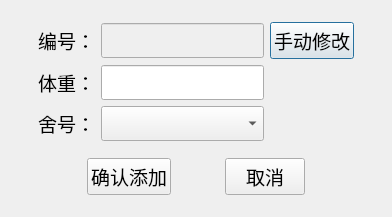
<?xml version="1.0" encoding="UTF-8"?>
<ui version="4.0">
 <class>AddGoatDialog</class>
 <widget class="QDialog" name="AddGoatDialog">
  <property name="geometry">
   <rect>
    <x>0</x>
    <y>0</y>
    <width>392</width>
    <height>217</height>
   </rect>
  </property>
  <property name="font">
   <font>
    <pointsize>16</pointsize>
   </font>
  </property>
  <property name="windowTitle">
   <string>添加奶山羊</string>
  </property>
  <layout class="QVBoxLayout" name="verticalLayout_2">
   <item>
    <layout class="QHBoxLayout" name="horizontalLayout_2">
     <item>
      <spacer name="horizontalSpacer_4">
       <property name="orientation">
        <enum>Qt::Horizontal</enum>
       </property>
       <property name="sizeHint" stdset="0">
        <size>
         <width>40</width>
         <height>20</height>
        </size>
       </property>
      </spacer>
     </item>
     <item>
      <layout class="QVBoxLayout" name="verticalLayout">
       <item>
        <spacer name="verticalSpacer">
         <property name="orientation">
          <enum>Qt::Vertical</enum>
         </property>
         <property name="sizeHint" stdset="0">
          <size>
           <width>20</width>
           <height>40</height>
          </size>
         </property>
        </spacer>
       </item>
       <item>
        <layout class="QGridLayout" name="gridLayout">
         <item row="0" column="1" colspan="2">
          <widget class="QLineEdit" name="goatIdLineEdit">
           <property name="enabled">
            <bool>false</bool>
           </property>
           <property name="font">
            <font>
             <family>微软雅黑</family>
             <pointsize>14</pointsize>
            </font>
           </property>
          </widget>
         </item>
         <item row="1" column="0">
          <widget class="QLabel" name="label_2">
           <property name="font">
            <font>
             <family>微软雅黑</family>
             <pointsize>14</pointsize>
            </font>
           </property>
           <property name="text">
            <string>体重：</string>
           </property>
           <property name="alignment">
            <set>Qt::AlignRight|Qt::AlignTrailing|Qt::AlignVCenter</set>
           </property>
          </widget>
         </item>
         <item row="0" column="3">
          <widget class="QPushButton" name="pushButton">
           <property name="font">
            <font>
             <family>微软雅黑</family>
             <pointsize>14</pointsize>
            </font>
           </property>
           <property name="text">
            <string>手动修改</string>
           </property>
          </widget>
         </item>
         <item row="0" column="0">
          <widget class="QLabel" name="label">
           <property name="font">
            <font>
             <family>微软雅黑</family>
             <pointsize>14</pointsize>
            </font>
           </property>
           <property name="text">
            <string>编号：</string>
           </property>
           <property name="alignment">
            <set>Qt::AlignRight|Qt::AlignTrailing|Qt::AlignVCenter</set>
           </property>
          </widget>
         </item>
         <item row="2" column="1" colspan="2">
          <widget class="QComboBox" name="houseIdComboBox">
           <property name="font">
            <font>
             <family>微软雅黑</family>
             <pointsize>14</pointsize>
            </font>
           </property>
          </widget>
         </item>
         <item row="2" column="0">
          <widget class="QLabel" name="label_3">
           <property name="font">
            <font>
             <family>微软雅黑</family>
             <pointsize>14</pointsize>
            </font>
           </property>
           <property name="text">
            <string>舍号：</string>
           </property>
           <property name="alignment">
            <set>Qt::AlignRight|Qt::AlignTrailing|Qt::AlignVCenter</set>
           </property>
          </widget>
         </item>
         <item row="1" column="1" colspan="2">
          <widget class="QLineEdit" name="weightLineEdit">
           <property name="font">
            <font>
             <family>微软雅黑</family>
             <pointsize>14</pointsize>
            </font>
           </property>
          </widget>
         </item>
        </layout>
       </item>
       <item>
        <spacer name="verticalSpacer_2">
         <property name="orientation">
          <enum>Qt::Vertical</enum>
         </property>
         <property name="sizeHint" stdset="0">
          <size>
           <width>20</width>
           <height>40</height>
          </size>
         </property>
        </spacer>
       </item>
       <item>
        <layout class="QHBoxLayout" name="horizontalLayout">
         <item>
          <spacer name="horizontalSpacer">
           <property name="orientation">
            <enum>Qt::Horizontal</enum>
           </property>
           <property name="sizeHint" stdset="0">
            <size>
             <width>40</width>
             <height>20</height>
            </size>
           </property>
          </spacer>
         </item>
         <item>
          <widget class="QPushButton" name="confirmButton">
           <property name="font">
            <font>
             <family>微软雅黑</family>
             <pointsize>14</pointsize>
            </font>
           </property>
           <property name="text">
            <string>确认添加</string>
           </property>
          </widget>
         </item>
         <item>
          <spacer name="horizontalSpacer_2">
           <property name="orientation">
            <enum>Qt::Horizontal</enum>
           </property>
           <property name="sizeHint" stdset="0">
            <size>
             <width>40</width>
             <height>20</height>
            </size>
           </property>
          </spacer>
         </item>
         <item>
          <widget class="QPushButton" name="cancelButton">
           <property name="font">
            <font>
             <family>微软雅黑</family>
             <pointsize>14</pointsize>
            </font>
           </property>
           <property name="text">
            <string>取消</string>
           </property>
          </widget>
         </item>
         <item>
          <spacer name="horizontalSpacer_3">
           <property name="orientation">
            <enum>Qt::Horizontal</enum>
           </property>
           <property name="sizeHint" stdset="0">
            <size>
             <width>40</width>
             <height>20</height>
            </size>
           </property>
          </spacer>
         </item>
        </layout>
       </item>
       <item>
        <spacer name="verticalSpacer_3">
         <property name="orientation">
          <enum>Qt::Vertical</enum>
         </property>
         <property name="sizeHint" stdset="0">
          <size>
           <width>20</width>
           <height>40</height>
          </size>
         </property>
        </spacer>
       </item>
      </layout>
     </item>
     <item>
      <spacer name="horizontalSpacer_5">
       <property name="orientation">
        <enum>Qt::Horizontal</enum>
       </property>
       <property name="sizeHint" stdset="0">
        <size>
         <width>40</width>
         <height>20</height>
        </size>
       </property>
      </spacer>
     </item>
    </layout>
   </item>
  </layout>
 </widget>
 <resources/>
 <connections/>
</ui>
